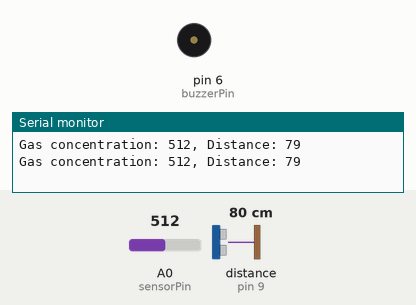
This sketch was run on a simulated Arduino Uno, built with avr-gcc and run on an emulated ATmega328P. Shown: buzzer (waves = sounding, pin HIGH), the last lines printed to the serial monitor. Wiring (inferred from the names in the program): ultrasonic range finder: trigger pin 8; echo pin 9. The inputs (shaded band) are chosen by the test bench; at power-on: distance to the obstacle (sensor on pin 9) 80 cm, A0 (sensorPin) = 512. The echo pulse lasts 58.3 µs per cm; pins used as bus, display or sensor lines are not drawn.

Above: at 2.8 s.
2.9 s: distance to the obstacle (sensor on pin 9) set to 57 cm
6.4 s: distance to the obstacle (sensor on pin 9) set to 47 cm
At 7.4 s:
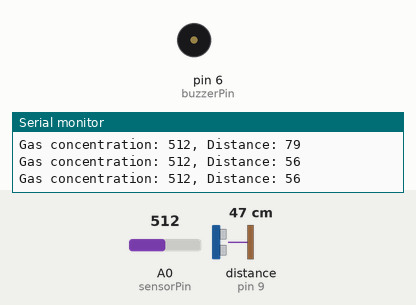
9.1 s: distance to the obstacle (sensor on pin 9) set to 60 cm
At 10.4 s:
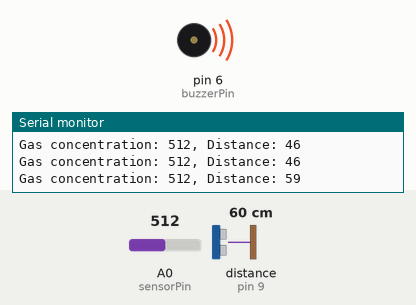
15.1 s: distance to the obstacle (sensor on pin 9) set to 2 cm
At 15.6 s:
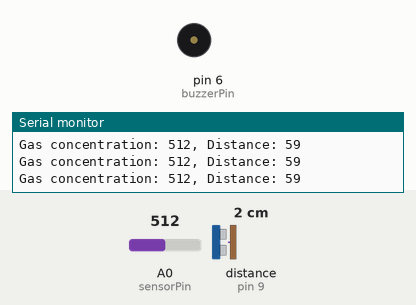
Timing chart, 0 to 18.1 s (numbered marks = the images above; inputs shaded):
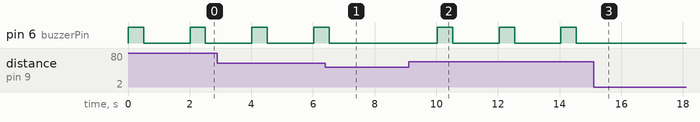

The sketch:

ultramq3.ino
```cpp
const int sensorPin = A0;    // define analog input pin for MQ-3 sensor
const int buzzerPin = 6;     // define digital output pin for buzzer
const int trigPin = 8;       // define digital output pin for ultrasonic sensor trigger
const int echoPin = 9;      // define digital input pin for ultrasonic sensor echo
const int threshold = 400;   // define gas concentration threshold
long duration, distance;     // variables for ultrasonic sensor measurement

void setup() {
  pinMode(buzzerPin, OUTPUT); // set buzzer pin as output
  pinMode(trigPin, OUTPUT);   // set ultrasonic sensor trigger pin as output
  pinMode(echoPin, INPUT);    // set ultrasonic sensor echo pin as input
  Serial.begin(9600);         // initialize serial communication at 9600 baud
}

void loop() {
  // measure distance using ultrasonic sensor
  digitalWrite(trigPin, LOW);
  delayMicroseconds(2);
  digitalWrite(trigPin, HIGH);
  delayMicroseconds(10);
  digitalWrite(trigPin, LOW);
  duration = pulseIn(echoPin, HIGH);
  distance = (duration / 2) * 0.0343;

  // read gas concentration using MQ-3 sensor
  int sensorValue = analogRead(sensorPin);
  Serial.print("Gas concentration: ");
  Serial.print(sensorValue);
  Serial.print(", Distance: ");
  Serial.println(distance);

  // trigger buzzer if gas concentration is above threshold and distance is less than 50cm
  if(sensorValue > threshold && distance > 50){
    digitalWrite(buzzerPin, HIGH);          // turn buzzer on
    delay(500);                             // wait for 0.5 second
    digitalWrite(buzzerPin, LOW);           // turn buzzer off
    delay(500);                             // wait for 0.5 second
  }

  delay(1000);                              // wait for 1 second before taking next reading
}
```

Measured:
- the behaviour switches between 52 and 51 cm on distance to the obstacle (sensor on pin 9) (found by bisection; images 0 and 1)
- after the input at 6.4 s, pin 6 (buzzerPin): goes on until 6.5 s, then stays LOW
- after the input at 9.1 s, pin 6 (buzzerPin): alternates HIGH for 0.50 s and LOW for 1.5 s, starting after 0.93 s
- after the input at 15.1 s, pin 6 (buzzerPin): stops changing and stays LOW
